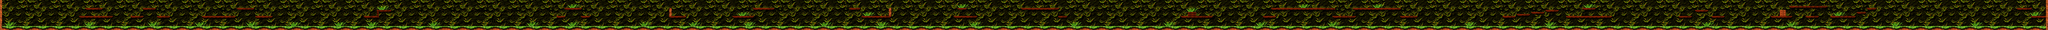

Below is a game level as drawn by its tile map, then a one-line description and the .tmx that defines it (tile-layer data replaced by summaries):
An orthogonal 1000x15 tile map with 32x32 px tiles, 4 tile layers (Jungle Green Background, Near Background (bigger Plants), decorations, Floor), 36 tilesets and 172 objects (left wall, platform1, platform2, platform3, platform4, ...).

<map version="1.0" orientation="orthogonal" renderorder="right-down" width="1000" height="15" tilewidth="32" tileheight="32" nextobjectid="265">
 <tileset firstgid="1" name="Far Background" tilewidth="32" tileheight="32" tilecount="64" columns="8">
  <image source="Genetica Texture Pack 10 - Mystery Forest/Rendered Textures/Other/Far Background.png" width="256" height="256" />
 </tileset>
 <tileset firstgid="65" name="Near Background" tilewidth="32" tileheight="32" tilecount="256" columns="16">
  <image source="Genetica Texture Pack 10 - Mystery Forest/Rendered Textures/Other/Near Background.png" width="512" height="512" />
 </tileset>
 <tileset firstgid="321" name="Sparkle" tilewidth="32" tileheight="32" tilecount="64" columns="8">
  <image source="Genetica Texture Pack 10 - Mystery Forest/Rendered Textures/Other/Flare.png" width="256" height="256" />
 </tileset>
 <tileset firstgid="385" name="Wall 1 NE" tilewidth="32" tileheight="32" tilecount="16" columns="4">
  <image source="Genetica Texture Pack 10 - Mystery Forest/Rendered Textures/Walls/Wall 1 NE.png" width="128" height="128" />
 </tileset>
 <tileset firstgid="401" name="Wall 1 NW" tilewidth="32" tileheight="32" tilecount="16" columns="4">
  <image source="Genetica Texture Pack 10 - Mystery Forest/Rendered Textures/Walls/Wall 1 NW.png" width="128" height="128" />
 </tileset>
 <tileset firstgid="417" name="Wall 2 NE" tilewidth="32" tileheight="32" tilecount="16" columns="4">
  <image source="Genetica Texture Pack 10 - Mystery Forest/Rendered Textures/Walls/Wall 2 NE.png" width="128" height="128" />
 </tileset>
 <tileset firstgid="433" name="Wall 1 SW" tilewidth="32" tileheight="32" tilecount="16" columns="4">
  <image source="Genetica Texture Pack 10 - Mystery Forest/Rendered Textures/Walls/Wall 1 SW.png" width="128" height="128" />
 </tileset>
 <tileset firstgid="449" name="Wall 1 SE" tilewidth="32" tileheight="32" tilecount="16" columns="4">
  <image source="Genetica Texture Pack 10 - Mystery Forest/Rendered Textures/Walls/Wall 1 SE.png" width="128" height="128" />
 </tileset>
 <tileset firstgid="465" name="Wall 2 NW" tilewidth="32" tileheight="32" tilecount="16" columns="4">
  <image source="Genetica Texture Pack 10 - Mystery Forest/Rendered Textures/Walls/Wall 2 NW.png" width="128" height="128" />
 </tileset>
 <tileset firstgid="481" name="Wall 2 SE" tilewidth="32" tileheight="32" tilecount="16" columns="4">
  <image source="Genetica Texture Pack 10 - Mystery Forest/Rendered Textures/Walls/Wall 2 SE.png" width="128" height="128" />
 </tileset>
 <tileset firstgid="497" name="Wall 2 SW" tilewidth="32" tileheight="32" tilecount="16" columns="4">
  <image source="Genetica Texture Pack 10 - Mystery Forest/Rendered Textures/Walls/Wall 2 SW.png" width="128" height="128" />
 </tileset>
 <tileset firstgid="513" name="Wall 3 NE" tilewidth="32" tileheight="32" tilecount="16" columns="4">
  <image source="Genetica Texture Pack 10 - Mystery Forest/Rendered Textures/Walls/Wall 3 NE.png" width="128" height="128" />
 </tileset>
 <tileset firstgid="529" name="Wall 3 NW" tilewidth="32" tileheight="32" tilecount="16" columns="4">
  <image source="Genetica Texture Pack 10 - Mystery Forest/Rendered Textures/Walls/Wall 3 NW.png" width="128" height="128" />
 </tileset>
 <tileset firstgid="545" name="Wall 3 SE" tilewidth="32" tileheight="32" tilecount="16" columns="4">
  <image source="Genetica Texture Pack 10 - Mystery Forest/Rendered Textures/Walls/Wall 3 SE.png" width="128" height="128" />
 </tileset>
 <tileset firstgid="561" name="Wall 3 SW" tilewidth="32" tileheight="32" tilecount="16" columns="4">
  <image source="Genetica Texture Pack 10 - Mystery Forest/Rendered Textures/Walls/Wall 3 SW.png" width="128" height="128" />
 </tileset>
 <tileset firstgid="577" name="Wall 4 NE" tilewidth="32" tileheight="32" tilecount="16" columns="4">
  <image source="Genetica Texture Pack 10 - Mystery Forest/Rendered Textures/Walls/Wall 4 NE.png" width="128" height="128" />
 </tileset>
 <tileset firstgid="593" name="Wall 4 NW" tilewidth="32" tileheight="32" tilecount="16" columns="4">
  <image source="Genetica Texture Pack 10 - Mystery Forest/Rendered Textures/Walls/Wall 4 NW.png" width="128" height="128" />
 </tileset>
 <tileset firstgid="609" name="Wall 4 SE" tilewidth="32" tileheight="32" tilecount="16" columns="4">
  <image source="Genetica Texture Pack 10 - Mystery Forest/Rendered Textures/Walls/Wall 4 SE.png" width="128" height="128" />
 </tileset>
 <tileset firstgid="625" name="Wall 4 SW" tilewidth="32" tileheight="32" tilecount="16" columns="4">
  <image source="Genetica Texture Pack 10 - Mystery Forest/Rendered Textures/Walls/Wall 4 SW.png" width="128" height="128" />
 </tileset>
 <tileset firstgid="641" name="Wall 5 NE" tilewidth="32" tileheight="32" tilecount="16" columns="4">
  <image source="Genetica Texture Pack 10 - Mystery Forest/Rendered Textures/Walls/Wall 5 NE.png" width="128" height="128" />
 </tileset>
 <tileset firstgid="657" name="Wall 5 NW" tilewidth="32" tileheight="32" tilecount="16" columns="4">
  <image source="Genetica Texture Pack 10 - Mystery Forest/Rendered Textures/Walls/Wall 5 NW.png" width="128" height="128" />
 </tileset>
 <tileset firstgid="673" name="Wall 5 SE" tilewidth="32" tileheight="32" tilecount="16" columns="4">
  <image source="Genetica Texture Pack 10 - Mystery Forest/Rendered Textures/Walls/Wall 5 SE.png" width="128" height="128" />
 </tileset>
 <tileset firstgid="689" name="Wall 5 SW" tilewidth="32" tileheight="32" tilecount="16" columns="4">
  <image source="Genetica Texture Pack 10 - Mystery Forest/Rendered Textures/Walls/Wall 5 SW.png" width="128" height="128" />
 </tileset>
 <tileset firstgid="705" name="Walkway 2 W" tilewidth="32" tileheight="32" tilecount="16" columns="4">
  <image source="Genetica Texture Pack 10 - Mystery Forest/Rendered Textures/Walkways/Walkway 2 W.png" width="128" height="128" />
 </tileset>
 <tileset firstgid="721" name="Walkway 2 E" tilewidth="32" tileheight="32" tilecount="16" columns="4">
  <image source="Genetica Texture Pack 10 - Mystery Forest/Rendered Textures/Walkways/Walkway 2 E.png" width="128" height="128" />
 </tileset>
 <tileset firstgid="737" name="Walkway 1 W" tilewidth="32" tileheight="32" tilecount="16" columns="4">
  <image source="Genetica Texture Pack 10 - Mystery Forest/Rendered Textures/Walkways/Walkway 1 W.png" width="128" height="128" />
 </tileset>
 <tileset firstgid="753" name="Walkway 1 E" tilewidth="32" tileheight="32" tilecount="16" columns="4">
  <image source="Genetica Texture Pack 10 - Mystery Forest/Rendered Textures/Walkways/Walkway 1 E.png" width="128" height="128" />
 </tileset>
 <tileset firstgid="769" name="Walkway 2 W" tilewidth="16" tileheight="16" tilecount="64" columns="8">
  <image source="Genetica Texture Pack 10 - Mystery Forest/Rendered Textures/Walkways/Walkway 2 W.png" width="128" height="128" />
 </tileset>
 <tileset firstgid="833" name="Walkway 2 W" tilewidth="32" tileheight="32" tilecount="16" columns="4">
  <image source="Genetica Texture Pack 10 - Mystery Forest/Rendered Textures/Walkways/Walkway 2 W.png" width="128" height="128" />
 </tileset>
 <tileset firstgid="849" name="Walkway 2 W" tilewidth="32" tileheight="32" tilecount="16" columns="4">
  <image source="Genetica Texture Pack 10 - Mystery Forest/Rendered Textures/Walkways/Walkway 2 W.png" width="128" height="128" />
 </tileset>
 <tileset firstgid="865" name="Totem 1 N" tilewidth="32" tileheight="32" tilecount="16" columns="4">
  <image source="Genetica Texture Pack 10 - Mystery Forest/Rendered Textures/Totems/Totem 1 N.png" width="128" height="128" />
 </tileset>
 <tileset firstgid="881" name="Totem 1 S" tilewidth="32" tileheight="32" tilecount="16" columns="4">
  <image source="Genetica Texture Pack 10 - Mystery Forest/Rendered Textures/Totems/Totem 1 S.png" width="128" height="128" />
 </tileset>
 <tileset firstgid="897" name="Totem 2 N" tilewidth="32" tileheight="32" tilecount="16" columns="4">
  <image source="Genetica Texture Pack 10 - Mystery Forest/Rendered Textures/Totems/Totem 2 N.png" width="128" height="128" />
 </tileset>
 <tileset firstgid="913" name="Totem 2 S" tilewidth="32" tileheight="32" tilecount="16" columns="4">
  <image source="Genetica Texture Pack 10 - Mystery Forest/Rendered Textures/Totems/Totem 2 S.png" width="128" height="128" />
 </tileset>
 <tileset firstgid="929" name="Roots" tilewidth="32" tileheight="32" tilecount="64" columns="8">
  <image source="Genetica Texture Pack 10 - Mystery Forest/Rendered Textures/Other/Roots.png" width="256" height="256" />
 </tileset>
 <tileset firstgid="993" name="Grass" tilewidth="32" tileheight="32" tilecount="64" columns="8">
  <image source="Genetica Texture Pack 10 - Mystery Forest/Rendered Textures/Other/Grass.png" width="256" height="256" />
 </tileset>
 <layer name="Jungle Green Background" width="1000" height="15">
  <data>[15000 cells, 15000 non-empty, 64 distinct tile ids]</data>
 </layer>
 <layer name="Near Background (bigger Plants)" width="1000" height="15">
  <data>[15000 cells, 15000 non-empty, 240 distinct tile ids]</data>
 </layer>
 <layer name="decorations" width="1000" height="15">
  <data>[15000 cells, 926 non-empty, 24 distinct tile ids]</data>
 </layer>
 <layer name="Floor" width="1000" height="15">
  <data>[15000 cells, 3069 non-empty, 46 distinct tile ids]</data>
 </layer>
 <objectgroup name="ground">
  <object id="3" name="left wall" x="-8" y="0" width="40" height="473" />
  <object id="5" name="platform1" x="1248" y="256" width="512" height="32" />
  <object id="6" name="platform2" x="1345" y="126" width="256" height="32" />
  <object id="9" name="platform3" x="2048" y="256" width="192" height="32" />
  <object id="10" name="platform4" x="2240" y="128" width="192" height="32" />
  <object id="11" name="platform5" x="2464" y="256" width="192" height="32" />
  <object id="13" name="platform6" x="3168" y="256" width="512" height="32" />
  <object id="15" name="platform7" x="3712" y="128" width="256" height="32" />
  <object id="17" name="platform8" x="4000" y="256" width="256" height="32" />
  <object id="18" name="platform9" x="5696" y="256" width="224" height="32" />
  <object id="19" name="platform10" x="5888" y="160" width="32" height="96" />
  <object id="20" name="platform11" x="5920" y="160" width="192" height="32" />
  <object id="21" name="platform12" x="8704" y="256" width="128" height="32" />
  <object id="22" name="platform13" x="8832" y="128" width="256" height="32" />
  <object id="24" name="platform14" x="9088" y="256" width="128" height="32" />
  <object id="28" name="platform15" x="10453" y="131" width="43" height="125" />
  <object id="29" name="platform16" x="10464" y="256" width="256" height="32" />
  <object id="30" name="platform17" x="11456" y="256" width="320" height="32" />
  <object id="31" name="platform18" x="11776" y="128" width="320" height="32" />
  <object id="32" name="platform19" x="13280" y="128" width="160" height="32" />
  <object id="33" name="platform20" x="13472" y="256" width="448" height="32" />
  <object id="34" name="platform21" x="13889" y="129" width="45" height="126" />
  <object id="35" name="platform22" x="14976" y="128" width="128" height="32" />
  <object id="36" name="platform23" x="14912" y="256" width="352" height="32" />
  <object id="37" name="platform24" x="15968" y="128" width="576" height="32" />
  <object id="38" name="platform25" x="16544" y="256" width="128" height="32" />
  <object id="39" name="platform26" x="18464" y="256" width="480" height="32" />
  <object id="40" name="platform27" x="18560" y="192" width="128" height="64" />
  <object id="41" name="platform28" x="19744" y="256" width="192" height="32" />
  <object id="42" name="platform29" x="19872" y="128" width="992" height="32" />
  <object id="43" name="platform30" x="20832" y="256" width="352" height="32" />
  <object id="44" name="platform31" x="21152" y="128" width="736" height="32" />
  <object id="45" name="platform32" x="21888" y="256" width="256" height="32" />
  <object id="46" name="platform33" x="23488" y="256" width="192" height="32" />
  <object id="47" name="platform34" x="23712" y="224" width="192" height="32" />
  <object id="48" name="platform35" x="23936" y="192" width="192" height="32" />
  <object id="49" name="platform36" x="24160" y="160" width="192" height="32" />
  <object id="50" name="platform37" x="24480" y="256" width="704" height="32" />
  <object id="51" name="platform38" x="24736" y="128" width="192" height="32" />
  <object id="53" name="platform39" x="26240" y="256" width="192" height="32" />
  <object id="54" name="platform40" x="26496" y="160" width="192" height="32" />
  <object id="55" name="platform41" x="26752" y="256" width="192" height="32" />
  <object id="56" name="platform42" x="27680" y="256" width="320" height="32" />
  <object id="57" name="platform43" x="27808" y="160" width="96" height="96" />
  <object id="58" name="platform44" x="27968" y="96" width="576" height="32" />
  <object id="59" name="platform45" x="28224" y="256" width="192" height="32" />
  <object id="60" name="platform46" x="28608" y="256" width="384" height="32" />
  <object id="61" name="platform47" x="29024" y="192" width="128" height="32" />
  <object id="62" name="platform48" x="29184" y="128" width="128" height="32" />
  <object id="64" name="platform50" x="31744" y="256" width="224" height="32" />
  <object id="66" name="platform49" x="31520" y="128" width="224" height="32" />
  <object id="71" name="rightWall" x="31970" y="2" width="32" height="480" />
  <object id="75" name="ceiling" x="-6" y="1" width="32002" height="4" />
  <object id="77" x="1231" y="256" width="16" height="24" />
  <object id="78" x="1330" y="127" width="15" height="25" />
  <object id="79" x="1602" y="126" width="12" height="29" />
  <object id="80" x="1762" y="256" width="10" height="26" />
  <object id="81" x="2033" y="255" width="14" height="29" />
  <object id="82" x="2242" y="256" width="9" height="23" />
  <object id="83" x="2224" y="127" width="15" height="25" />
  <object id="84" x="2432" y="127" width="12" height="23" />
  <object id="85" x="2450" y="255" width="13" height="28" />
  <object id="86" x="2657" y="256" width="15" height="28" />
  <object id="87" x="3156" y="256" width="11" height="25" />
  <object id="88" x="3682" y="256" width="13" height="28" />
  <object id="89" x="3698" y="128" width="15" height="28" />
  <object id="90" x="3969" y="129" width="10" height="21" />
  <object id="91" x="3986" y="256" width="14" height="30" />
  <object id="92" x="4256" y="258" width="11" height="19" />
  <object id="95" x="5681" y="255" width="14" height="21" />
  <object id="96" x="6112" y="160" width="12" height="22" />
  <object id="97" x="8690" y="257" width="14" height="24" />
  <object id="98" x="8832" y="257" width="12" height="19" />
  <object id="101" x="8817" y="127" width="13" height="31" />
  <object id="102" x="9089" y="128" width="11" height="23" />
  <object id="103" x="9074" y="256" width="14" height="23" />
  <object id="104" x="9217" y="256" width="17" height="19" />
  <object id="105" x="10452" y="257" width="11" height="26" />
  <object id="107" x="10720" y="255" width="13" height="25" />
  <object id="108" x="11443" y="255" width="11" height="24" />
  <object id="110" x="11778" y="255" width="15" height="22" />
  <object id="118" x="11763" y="127" width="12" height="26" />
  <object id="119" x="12097" y="129" width="16" height="23" />
  <object id="120" x="13262" y="127" width="18" height="31" />
  <object id="121" x="13441" y="129" width="12" height="21" />
  <object id="122" x="13920" y="259" width="13" height="22" />
  <object id="123" x="13457" y="255" width="15" height="29" />
  <object id="127" x="14960" y="127" width="12" height="24" />
  <object id="129" x="14897" y="257" width="13" height="24" />
  <object id="130" x="15106" y="128" width="13" height="20" />
  <object id="131" x="15265" y="256" width="12" height="22" />
  <object id="132" x="15951" y="126" width="14" height="27" />
  <object id="133" x="16546" y="129" width="10" height="24" />
  <object id="134" x="16528" y="255" width="14" height="25" />
  <object id="135" x="16672" y="256" width="15" height="26" />
  <object id="136" x="18447" y="255" width="16" height="26" />
  <object id="137" x="18944" y="255" width="15" height="25" />
  <object id="138" x="19729" y="256" width="15" height="23" />
  <object id="139" x="19937" y="257" width="12" height="19" />
  <object id="140" x="19858" y="127" width="13" height="24" />
  <object id="141" x="20817" y="256" width="15" height="28" />
  <object id="142" x="21135" y="126" width="16" height="24" />
  <object id="143" x="21183" y="256" width="14" height="22" />
  <object id="144" x="21887" y="128" width="19" height="22" />
  <object id="145" x="21872" y="256" width="17" height="25" />
  <object id="146" x="22144" y="255" width="16" height="24" />
  <object id="148" x="23473" y="255" width="13" height="28" />
  <object id="149" x="23680" y="257" width="14" height="21" />
  <object id="150" x="23697" y="224" width="15" height="25" />
  <object id="151" x="23905" y="224" width="16" height="22" />
  <object id="152" x="23921" y="190" width="16" height="28" />
  <object id="153" x="24127" y="194" width="21" height="21" />
  <object id="154" x="24144" y="158" width="13" height="24" />
  <object id="156" x="24353" y="162" width="16" height="18" />
  <object id="157" x="24459" y="256" width="18" height="25" />
  <object id="158" x="24719" y="125" width="16" height="27" />
  <object id="159" x="24926" y="128" width="17" height="22" />
  <object id="160" x="25184" y="256" width="17" height="23" />
  <object id="162" x="26225" y="257" width="14" height="28" />
  <object id="163" x="26433" y="256" width="14" height="22" />
  <object id="164" x="26481" y="158" width="13" height="31" />
  <object id="166" x="26689" y="161" width="13" height="19" />
  <object id="167" x="26734" y="258" width="20" height="22" />
  <object id="168" x="26944" y="257" width="17" height="20" />
  <object id="169" x="27665" y="255" width="14" height="26" />
  <object id="170" x="28000" y="256" width="15" height="21" />
  <object id="171" x="27953" y="97" width="14" height="26" />
  <object id="173" x="28208" y="256" width="15" height="27" />
  <object id="174" x="28416" y="257" width="20" height="18" />
  <object id="175" x="28544" y="96" width="20" height="25" />
  <object id="176" x="28589" y="254" width="18" height="29" />
  <object id="177" x="28993" y="257" width="16" height="21" />
  <object id="178" x="29006" y="193" width="18" height="23" />
  <object id="179" x="29152" y="193" width="13" height="16" />
  <object id="181" x="29170" y="128" width="13" height="22" />
  <object id="182" x="29313" y="127" width="14" height="22" />
  <object id="184" x="31501" y="128" width="20" height="17" />
  <object id="189" x="31745" y="127" width="13" height="23" />
  <object id="190" x="31729" y="257" width="15" height="22" />
  <object id="191" name="floor" x="32" y="416" width="31936" height="64" />
 </objectgroup>
 <objectgroup name="gorilla">
  <object id="194" x="1888" y="352" width="64" height="64" />
  <object id="202" x="9888" y="352" width="64" height="64" />
  <object id="203" x="13088" y="352" width="64" height="64" />
  <object id="204" x="18304" y="352" width="64" height="64" />
  <object id="207" x="23392" y="352" width="64" height="64" />
  <object id="208" x="27552" y="352" width="64" height="64" />
  <object id="226" x="8896" y="352" width="64" height="64" />
  <object id="227" x="16064" y="352" width="64" height="64" />
  <object id="228" x="21600" y="352" width="64" height="64" />
  <object id="229" x="22432" y="352" width="64" height="64" />
  </objectgroup>
 <objectgroup name="octopus">
  <!-- 14 objects omitted --></objectgroup>
 <objectgroup name="boss">
  <!-- 1 objects omitted --></objectgroup>
</map>
<!-- 22 of 172 objects omitted -->
